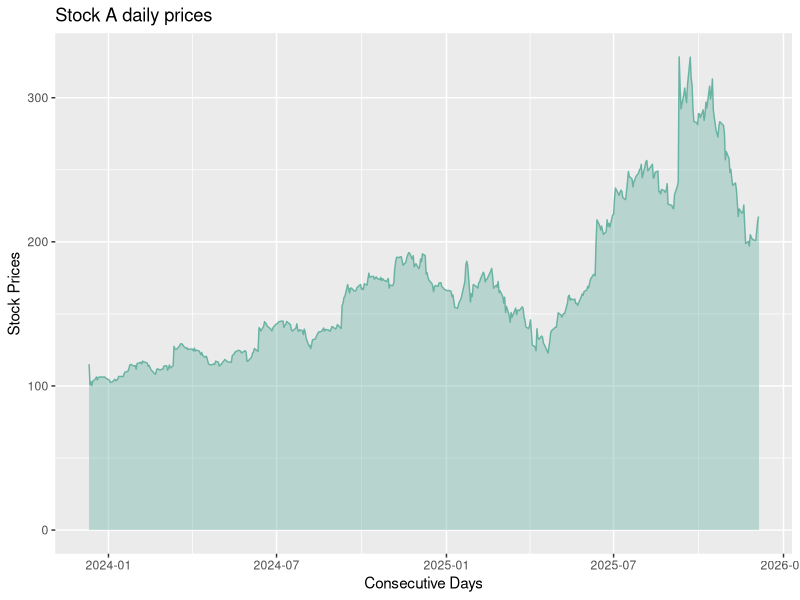
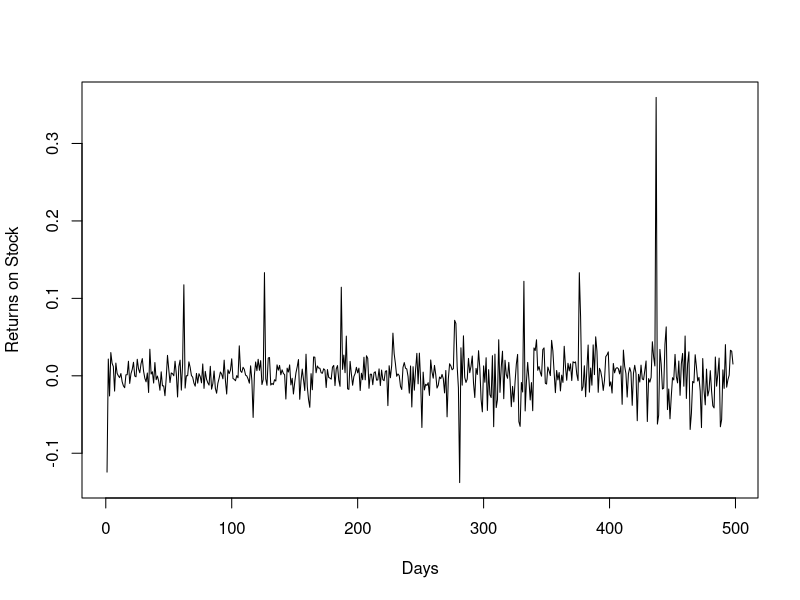
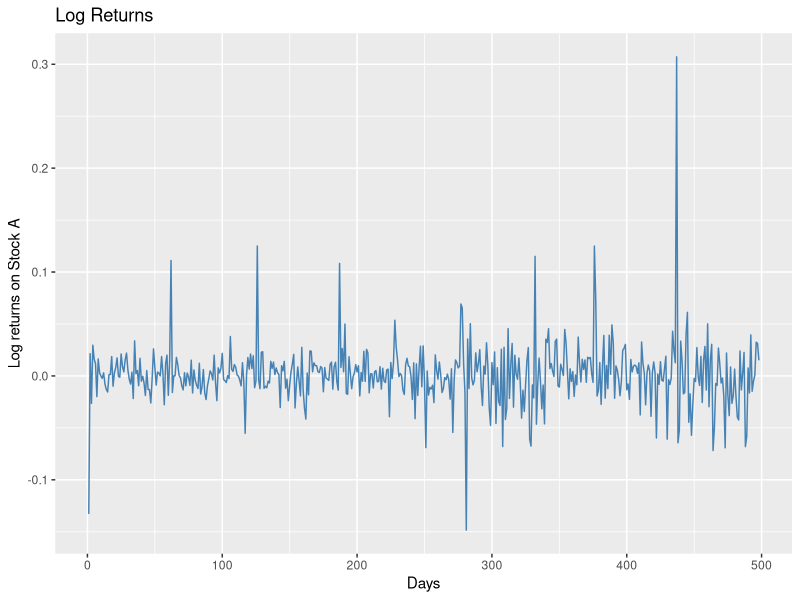
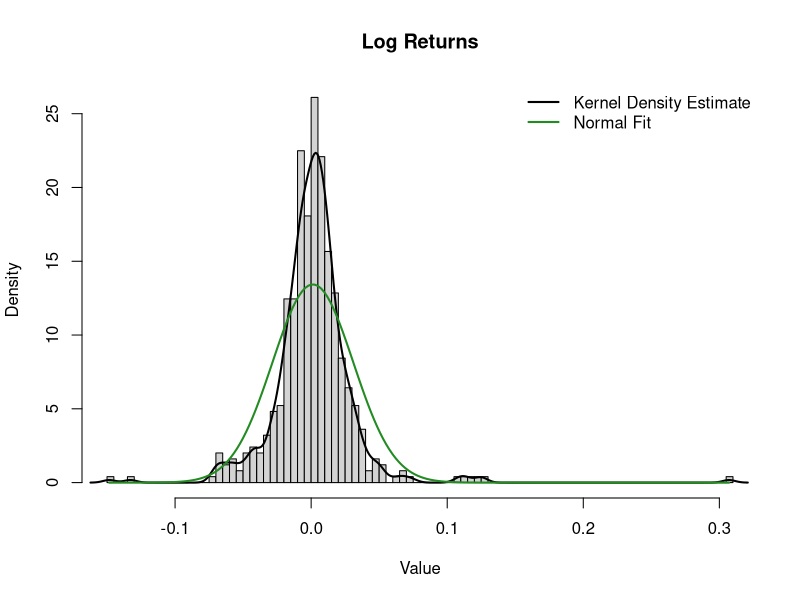
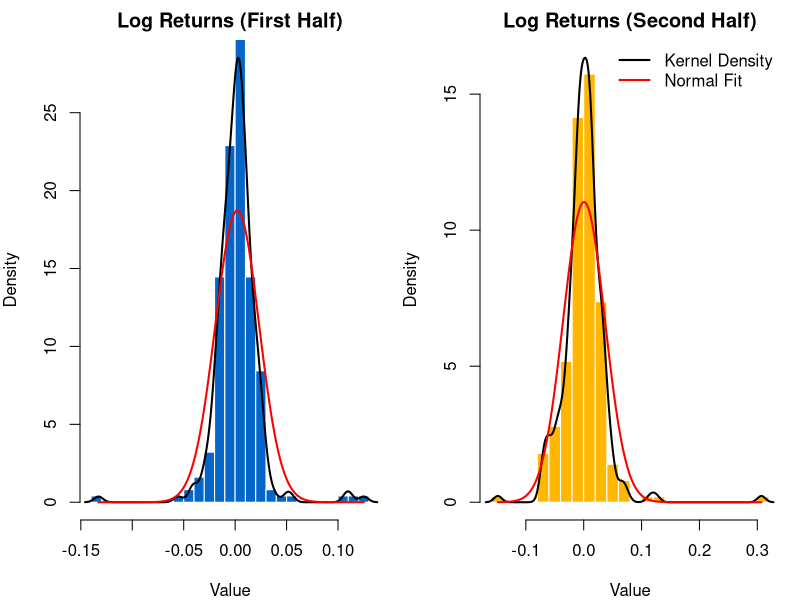
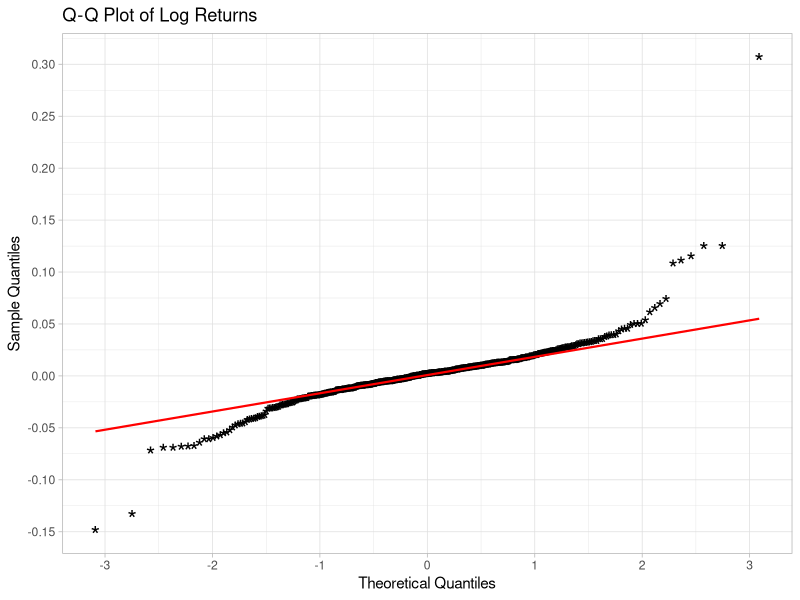
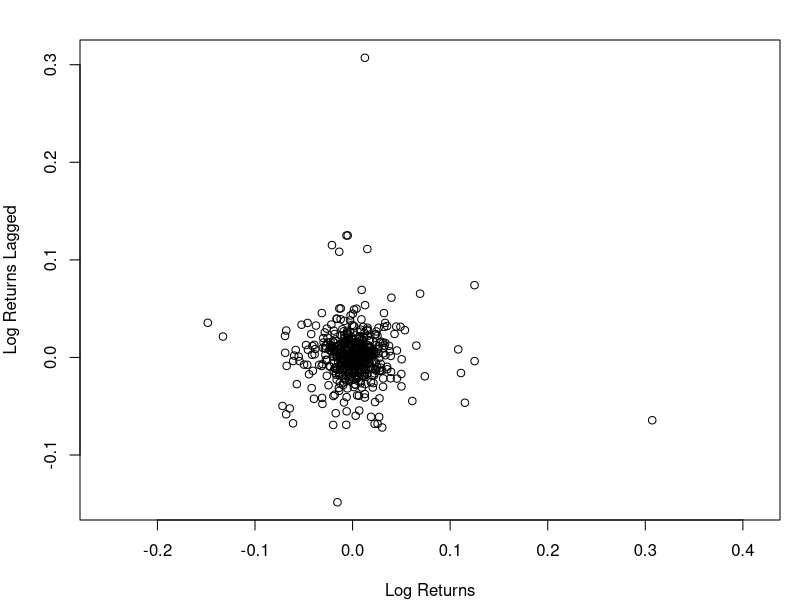

R code for these plots, in order:
## ---- chunk 1
## This for safety and to avoid variables conflict
rm(list = ls())
graphics.off()
cat("\014")
## ---- chunk 2

options (repos = "https://cran.rstudio.com")
packages <- c ( "ggplot2","readxl","plotly")
installed_packages <- packages %in% rownames(installed.packages())

# Install packages,if  not yet installed
if (any(installed_packages == FALSE)) {
install.packages ( packages [!installed_packages])
}

invisible (lapply(packages,library,character.only = TRUE))   # Package Loading
## ---- chunk 3
getwd()
prices <- read_excel("Problem1set2.xlsx")
## ---- chunk 4
head(prices)
print(prices[,1])
print(prices[,2])         # Print out the vector of  "prices" of stock A
## ---- chunk 5
### Nnumber of Columns
ncol(prices)
###number of rows (that is our n in the lectures)
n_obs = nrow(prices)
## ---- chunk 6
##### We use the function summary()
summary(prices$"A")
mean(prices$"A")
#### The adjusted empirical variance for stock A 
var(prices$"A")
## ---- chunk 7
p <- ggplot(prices, aes(x=Date, y=A)) +
    geom_area(fill="#69b3a2", alpha=0.4) +
    geom_line(color="#69b3a2") +
    labs(x = "Consecutive Days",
         y = "Stock Prices",
         title = "Stock A daily prices") 

p   ## Displaying Plot
## ---- chunk 8
#We create a numeric vector of size n-1
returnsA<-vector(mode = "numeric", length = n_obs -1)
#then, we use a "for loop" in R
for(i in 1:n_obs-1) returnsA[i]<-(prices$`A`[i+1]-prices$`A`[i])/prices$`A`[i]
# Plot for returns
plot(returnsA, type='l', xlab="Days", ylab="Returns on Stock")
## ---- chunk 9
log_returns <- diff(log(prices$`A`), lag=1)

# Plot for Log returns
df <- data.frame(Date = 1:length(log_returns),LogReturn = log_returns)
q <- ggplot(df, aes(x=Date, y=log_returns)) + 
    geom_line(color="steelblue") +
    labs(x = "Days", y = "Log returns on Stock A",
         title = "Log Returns")

q ## Displaying Plot
## ---- chunk 10
hist(log_returns, probability = TRUE, breaks = "FD",
     main = "Log Returns", xlab = "Value", ylab = "Density")

lines(density(log_returns), lwd = 2)

x <- seq(min(log_returns), max(log_returns), length.out = 200)
lines(x, dnorm(x, mean(log_returns), sd(log_returns)), col = "forestgreen",
      lwd = 2)

legend("topright", legend = c("Kernel Density Estimate", "Normal Fit"),
       lwd = c(2, 2), col = c("black", "forestgreen"),
       bty = "n")
## ---- chunk 11
# Split plotting area, 1 row 2 columns
par(mfrow = c(1, 2), mar = c(4, 4, 2, 1))

first_half <- log_returns[1:floor(n_obs/2)]
second_half <- log_returns[(floor(n_obs/2)):n_obs-1]

# First Half
hist(first_half,probability = TRUE,breaks = 20,col = "#0466c8",border = "white",
     main = "Log Returns (First Half)", xlab = "Value", ylab = "Density",
     ylim = c(0, max(density(first_half)$y, dnorm(first_half, mean(first_half), sd(first_half)))))
lines(density(first_half), lwd = 2, col = "black")
xgrid1 <- seq(min(first_half), max(first_half), length.out = 200)
lines(xgrid1, dnorm(xgrid1, mean(first_half), sd(first_half)), col = "red", lwd = 2)

# Second half
hist(second_half,probability = TRUE,breaks = 20,col = "#ffb703",border = "white",
     main = "Log Returns (Second Half)",xlab = "Value",ylab = "Density",
     ylim = c(0, max(density(second_half)$y, dnorm(second_half, mean(second_half), sd(second_half)))))
lines(density(second_half), lwd = 2, col = "black")
xgrid2 <- seq(min(second_half), max(second_half), length.out = 200)
lines(xgrid2, dnorm(xgrid2, mean(second_half), sd(second_half)), col = "red", lwd = 2)
legend("topright",legend = c("Kernel Density", "Normal Fit"),col = c("black", "red"),
       lwd = 2,bty = "n")

par(mfrow = c(1,1))
## ---- chunk 12
## To check if both the data sets are coming from same distribution
ks.test(first_half, second_half)
## ---- chunk 13
qqplot <- ggplot(data.frame(log_returns), aes(sample = log_returns)) +
  stat_qq(shape = "*", size = 6) +
  stat_qq_line(color = "red", linewidth = 0.75) +
  labs(x = "Theoretical Quantiles",y = "Sample Quantiles",
    title = "Q-Q Plot of Log Returns"
  ) +
  scale_x_continuous(n.breaks = 10) +
  scale_y_continuous(n.breaks = 10) +
  theme_light()

qqplot
## ---- chunk 14
 lA1<-vector(mode = "numeric", length = n_obs-1)
for(i in 1:n_obs-1) lA1[i]<-log_returns[i]

lA2<-vector(mode = "numeric", length = n_obs-1)
for(i in 1:n_obs-1) lA2[i]<-log_returns[i+1]

plot(lA1, lA2, xlab="Log Returns", ylab="Log Returns Lagged", asp=1)
## ---- chunk 15

X_mean  <- mean(log_returns) ## Log returns mean
X_adjvar <- var(log_returns) ## Log returns Adjusted Variance
cov_mat <- cov(as.matrix(log_returns))
cov_mat_GBM <- diag(X_adjvar, length(log_returns))
X_mean
X_adjvar
cov_mat
## ---- chunk 16
## Normality test
shapiro.test(log_returns)

## Box-Pierce test on the log-returns
Box.test (log_returns, lag = 5, type = "Box-Pierce")

## Box-Ljung test on the log-returns
Box.test (log_returns, lag = 5, type = "Ljung-Box")
## ---- chunk 17
## For Normal Distribution
ks.test(log_returns,pnorm,mean=mean(X_mean),sd=sd(log_returns))
## ---- chunk 18
Delta <- 1/252 # One trading day
mu_hat <- X_mean/Delta + X_adjvar/2 
sigma_hat <- sqrt (X_adjvar/Delta)

mu_hat
sigma_hat
## ---- chunk 19
### Confidence Interval for mu
alpha <- 0.05
k = length(log_returns) # total log returns data points
se_mu <- sigma_hat / sqrt(k * Delta)
mu_hat + c(-1,1) * qnorm(1 - alpha/2) * se_mu
## ---- chunk 20
### Confidence Interval for sigma
lower <- (k-1) * sigma_hat^2 / qchisq(1 - alpha/2, df = k)
upper <- (k-1) * sigma_hat^2 / qchisq(alpha/2, df = k)
sqrt(c(lower, upper))  # Confidence Interval for sigma
## ---- chunk 21
St <- as.numeric(tail(prices$'A', 1))

loss_op <- -St * (exp(log_returns) - 1) ## Loss operator
losses_sorted <- sort(loss_op)

alpha <- 0.95
k <- length(loss_op)

VaR_hist <- losses_sorted[floor(k * alpha)]
VaR_hist
VaR_hist/St ## VaR in percentage
## ---- chunk 22
alpha <- 0.999 # confidence level
N <- 100000
set.seed(24)   # for reproducibility
St <- as.numeric(tail(prices$'A', 1)) # Current portfolio value

# Parameters
mu_hat <- mean(log_returns) / Delta + 0.5 * var(log_returns) / Delta
sigma_hat <- sd(log_returns) / sqrt(Delta)

sim_returns <- (mu_hat - 0.5 * sigma_hat^2) * Delta +
               sigma_hat * sqrt(Delta) * rnorm(N)

sim_losses <- - St * (exp(sim_returns) - 1)

sim_losses_sorted <- sort(sim_losses)
VaR_MC <- sim_losses_sorted[floor(N * alpha)]
VaR_MC
VaR_MC/St
